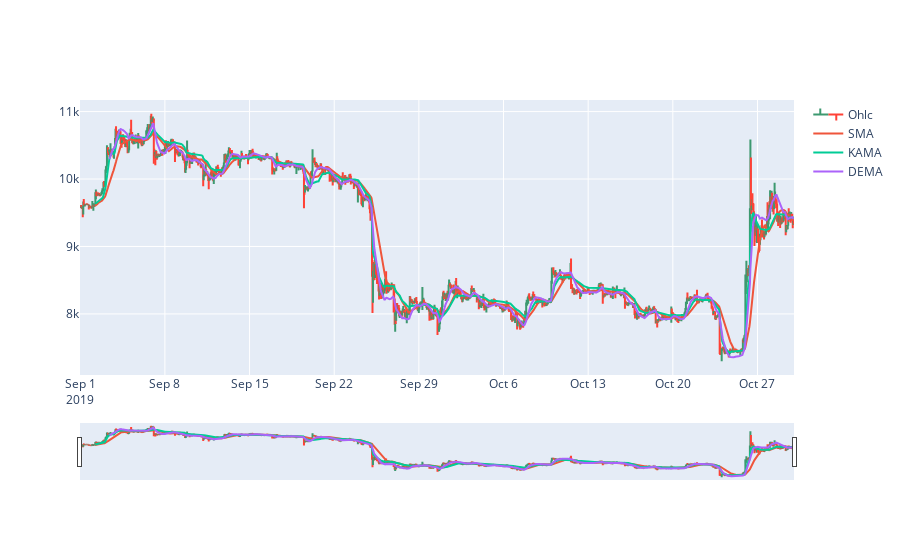

Notebook source saved alongside this figure:
### Code cell
fig = go.Figure(data=go.Ohlc(x=data.index,
                open=data['open'],
                high=data['high'],
                low=data['low'],
                close=data['close'],
                name='Ohlc'))
fig.add_trace(go.Scatter(x=data.index,y=data['SMA'],name='SMA'))
fig.add_trace(go.Scatter(x=data.index,y=data['KAMA'],name='KAMA'))
fig.add_trace(go.Scatter(x=data.index,y=data['DEMA'],name='DEMA'))
# fig.add_trace(go.Scatter(x=data.index,y=data['SMA'],marker_color='blue', name='SMA'))
# fig.add_trace(go.Scatter(x=data.index,y=data['KAMA'],marker_color='pink', name='KAMA'))
# fig.add_trace(go.Scatter(x=data.index,y=data['DEMA'],marker_color='brown', name='DEMA'))
# fig.update(layout_xaxis_rangeslider_visible=False)
# fig.update_layout(height=400, width=700)
fig.show()

### Figure 1 — Plotly figure (JSON) as saved in the notebook; plotly's stock layout.template omitted (floating-point values rounded to 4 significant figures; data arrays with more than 128 entries replaced by an {"elided": "..."} marker saying what was removed)
{"data": [{"close": {"elided": "1417 float values"}, "high": {"elided": "1417 float values"}, "low": {"elided": "1417 float values"}, "name": "Ohlc", "open": {"elided": "1417 float values"}, "type": "ohlc", "x": {"elided": "1417 str values"}}, {"name": "SMA", "type": "scatter", "x": {"elided": "1417 str values"}, "y": {"elided": "1417 float values"}}, {"name": "KAMA", "type": "scatter", "x": {"elided": "1417 str values"}, "y": {"elided": "1417 float values"}}, {"name": "DEMA", "type": "scatter", "x": {"elided": "1417 str values"}, "y": {"elided": "1417 float values"}}], "layout": {}}
